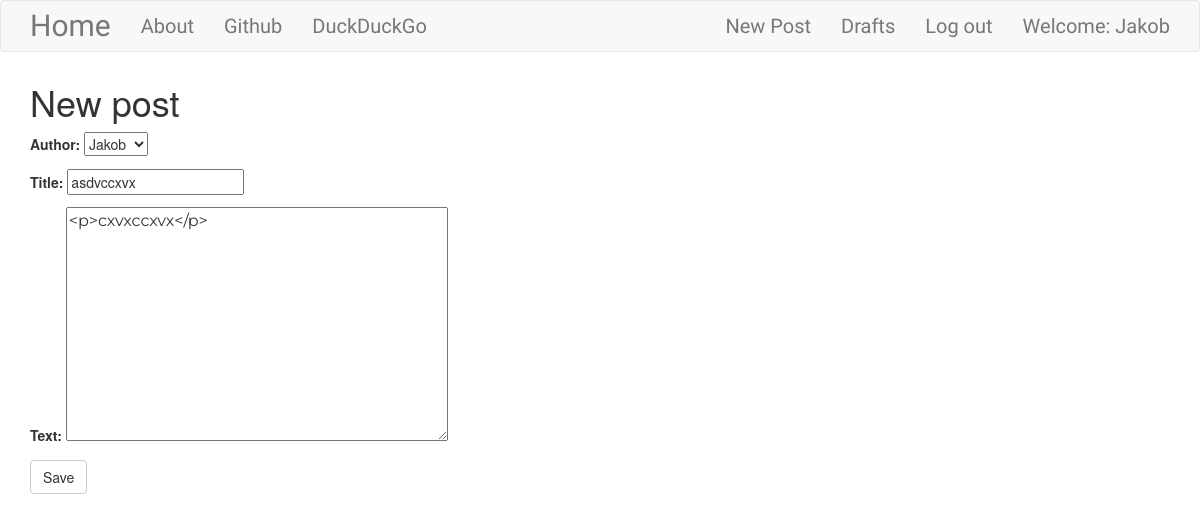
The page /post/7/edit/ (signed in) on the database its author committed.
### blog/models.py (models this page shows, shortened)
class Post(models.Model):
  author = models.ForeignKey('auth.User', on_delete=models.CASCADE)
  title = models.CharField(max_length=256)
  text = models.TextField()
  create_date = models.DateTimeField(default=timezone.now)
  published_date = models.DateTimeField(blank=True, null=True)

### blog/views.py (the view)
# urls.py: path('post/<int:pk>/edit/', views.PostUpdateView.as_view(), name="post_edit"),
class PostUpdateView(LoginRequiredMixin, UpdateView):
    login_url = '/login/'
    redirect_field_name = 'blog/post_detail.html'
    form_class = PostForm
    model = Post

### blog/forms.py
class PostForm(forms.ModelForm):
  class Meta():
    model = Post
    fields = ('author', 'title', 'text')
    widgets = {
      'title': forms.TextInput(attrs={'class': 'textinputclass'}),
      'text': forms.Textarea(attrs={'class':'editable medium-editor-textarea postcontent'})
    }

### blog/templates/blog/post_form.html (shortened to what this page needs)
{% extends 'blog/base.html' %}
{% block body_block %}
  <h1>New post</h1>
  <form class="post-form" method="POST">
    {{form.as_p}}
    <button type="submit" class="save btn btn-default">Save</button>
  </form>
{% endblock %}

### blog/templates/blog/base.html (shortened to what this page needs)
<!DOCTYPE html>
{% load static %}
<html lang="en">
<head>
    <link rel="stylesheet" href="https://maxcdn.bootstrapcdn.com/bootstrap/3.3.5/css/bootstrap.min.css">
    <link rel="stylesheet" href="//cdn.jsdelivr.net/npm/medium-editor@latest/dist/css/medium-editor.min.css" type="text/css" media="screen" charset="utf-8">
    <link rel="stylesheet" href="{% static 'css/blog.css' %}">
    </head>
<body>
    <nav class="navbar navbar-default techfont custom-navbar">
        <div class="container">
            <ul class="nav navbar-nav">
                <li><a href="{% url 'post_list' %}" class="navbar-brand bigbrand ">Home</a></li>
                <li><a href="{% url 'about' %}">About</a></li>
                <li><a href="https://www.github.com">Github</a></li>
                <li><a href="https://www.duckduckgo.com">DuckDuckGo</a></li>
            </ul>
            <ul class="nav navbar-nav navbar-right">
                {% if user.is_authenticated %}
                    <li><a href="{% url 'post_new' %}">New Post</a></li>
                    <li><a href="{% url 'post_draft_list' %}">Drafts</a></li>
                    <li><a href="{% url 'logout' %}">Log out</a></li>
                    <li>
                        <a>
                            Welcome: {{user.username}}
                        </a>
                    </li>
                {% else %}
                    <li><a class="nav navbar-right" href="{% url 'login' %}"><span class="glyphicon glyphicon-user"></span></a></li>
                {% endif %}
            </ul>
        </div>
    </nav>
    <div class="content container">
        <div class="row">
            <div class="col-md-8">
                <div class="blog-posts">
                    {% block body_block %}
                    {% endblock %}
                </div>
            </div>
        </div>
    </div>
</body>
</html>

### blog/static/css/blog.css (style rules this page uses)
.techfont { font-family: 'Langar', cursive; font-size: 2rem; margin-bottom: 1rem; }
.bigbrand { font-size: 3rem; }
.postcontent { font-family: 'Montserrat'; font-size: 1.6rem; }

### rows shown on the page
Post: author "Jakob", title "asdvccxvx", text "<p>cxvxccxvx</p>"

### other values the page prints
{{ user.username }} "Jakob"
